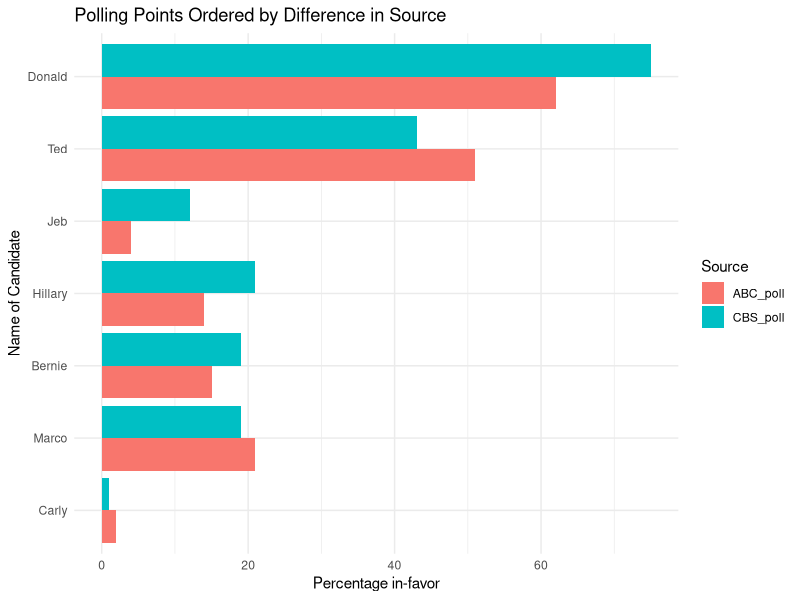

R code for this plot:
## ---- chunk 1
library(ggplot2)
library(reshape)
library(dplyr)
## ---- chunk 2
Name <- c("Jeb", "Donald", "Ted", "Marco", "Carly", "Hillary", "Bernie")
ABC_poll <- c(4, 62, 51, 21, 2, 14, 15)
CBS_poll <- c( 12, 75, 43, 19, 1, 21, 19)
## ---- chunk 3
df_polls <- data.frame(Name, ABC_poll, CBS_poll)
## ---- chunk 4
df_polls
## ---- chunk 5
str(df_polls)
## ---- chunk 6
head(df_polls)
## ---- chunk 7
print(paste("Mean of ABC polls:",mean(df_polls$ABC_poll)))
print(paste("Median of ABC polls:",median(df_polls$ABC_poll)))
print(paste("Range of ABC polls:",max(df_polls$ABC_poll) - min(df_polls$ABC_poll)))

## ---- chunk 8
print(paste("Mean of CBS polls:",mean(df_polls$CBS_poll)))
print(paste("Median of CBS polls:",median(df_polls$CBS_poll)))
print(paste("Range of CBS polls:",max(df_polls$CBS_poll) - min(df_polls$CBS_poll)))
## ---- chunk 9
df_polls$Diff <- abs(df_polls$CBS_poll - df_polls$ABC_poll)
df_polls
## ---- chunk 10
df_polls.melt <- melt(df_polls, id.vars = c("Name","Diff"),measure.vars = c("ABC_poll","CBS_poll"))

df_polls.melt %>%
  arrange(Diff) %>%
  mutate(Name = factor(Name, levels = unique(Name))) %>%
  ggplot(aes(x = Name, y = value, fill = factor(variable))) + 
  geom_bar(stat="identity", position = position_dodge()) +
  theme_minimal() +
  coord_flip() +
  labs(fill = "Source",
       y = "Percentage in-favor",
       x = "Name of Candidate",
       title = "Polling Points Ordered by Difference in Source")
